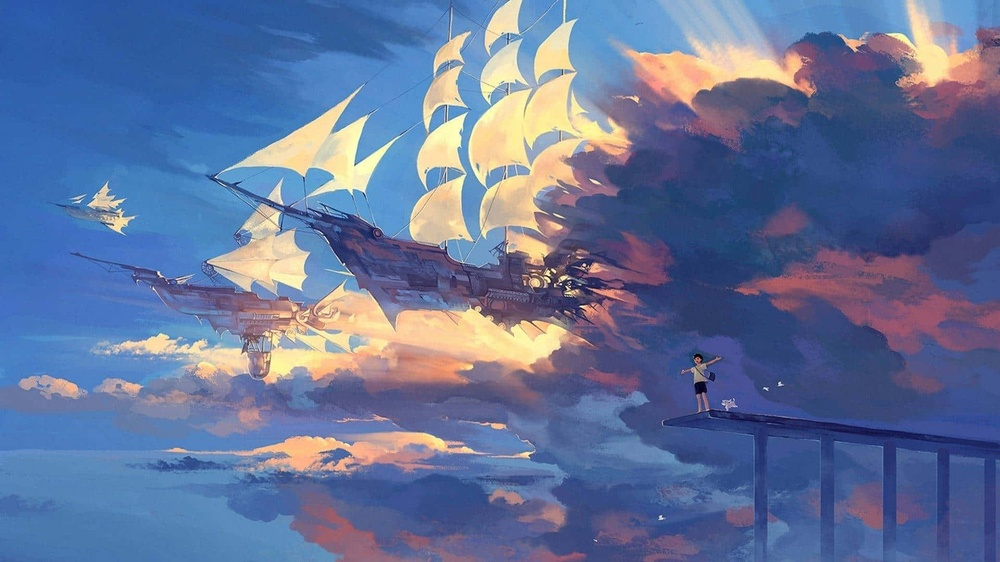
#> input picture images/IMG_20130818_081052.jpg, 1000 x 562 px, shrunk from 1920 x 1080 before the run
$ jupyter execute lab5.ipynb
#> lines starting #> are read from the running program, lines starting #| are printed output that depends on the picture
[cell 1]
import cv2
import numpy as np
import matplotlib.pyplot as plt

# Загрузка изображения
image_path = '../images/IMG_20130818_081052.jpg'
image = cv2.imread(image_path)
#> image is the input picture: shape (562, 1000, 3); mean B, G, R 154.1, 114.9, 99

# Проверка успешности загрузки
if image is None:
    raise FileNotFoundError(f"Изображение по пути {image_path} не найдено.")

# Конвертация изображения в цветовую модель RGB для корректного отображения
image_rgb = cv2.cvtColor(image, cv2.COLOR_BGR2RGB)

# Построение гистограммы для цветных каналов (Красный, Зеленый, Синий)
plt.figure(figsize=(10, 5))
color_channels = ('red', 'green', 'blue')
for i, color in enumerate(color_channels):
    histogram = cv2.calcHist([image], [i], None, [256], [0, 256])
    plt.plot(histogram, color=color, label=f'{color.capitalize()} канал')
    plt.xlim([0, 256])
plt.title('Гистограмма цветовых каналов')
plt.xlabel('Интенсивность')
plt.ylabel('Количество пикселей')
plt.legend()
plt.show()
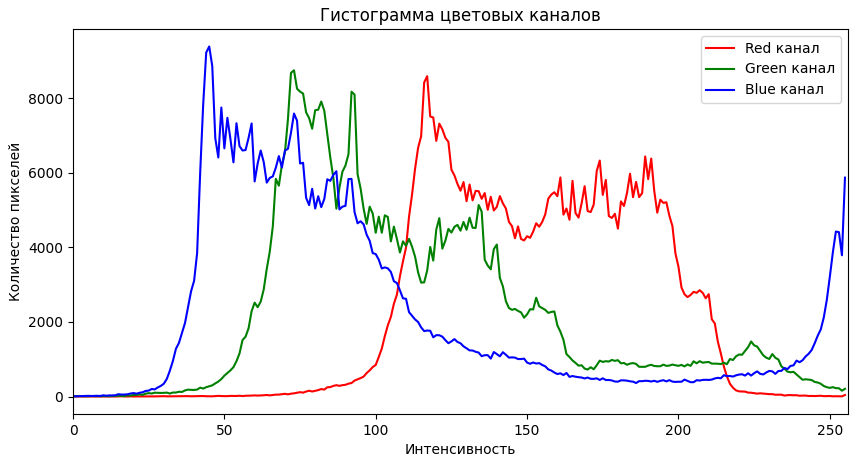
#> figure drawn by matplotlib, 1 panel; curve peaks at x = 117, y = 8592; curve peaks at x = 73, y = 8750; curve peaks at x = 45, y = 9389

# Конвертация изображения в оттенки серого
gray_image = cv2.cvtColor(image, cv2.COLOR_BGR2GRAY)
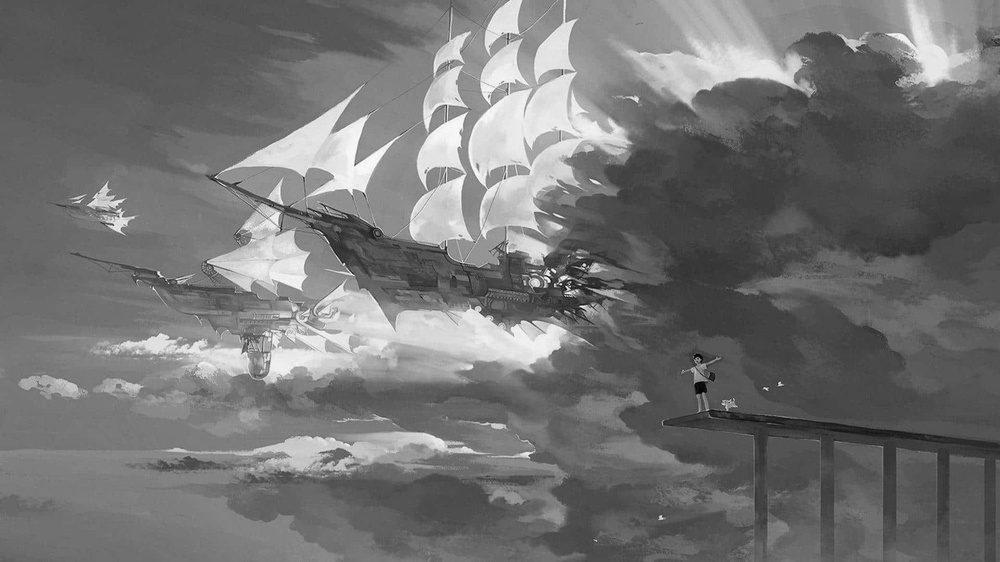
#> gray_image: shape (562, 1000); min 3, max 253, mean 114.6

# Построение гистограммы для оттенков серого
plt.figure(figsize=(10, 5))
histogram_gray = cv2.calcHist([gray_image], [0], None, [256], [0, 256])
#> histogram_gray = 256 values, max 11901 at index 87, min 0 at index 0, mean 2195.3
plt.plot(histogram_gray, color='gray')
plt.title('Гистограмма оттенков серого')
plt.xlabel('Интенсивность')
plt.ylabel('Количество пикселей')
plt.xlim([0, 256])
plt.show()
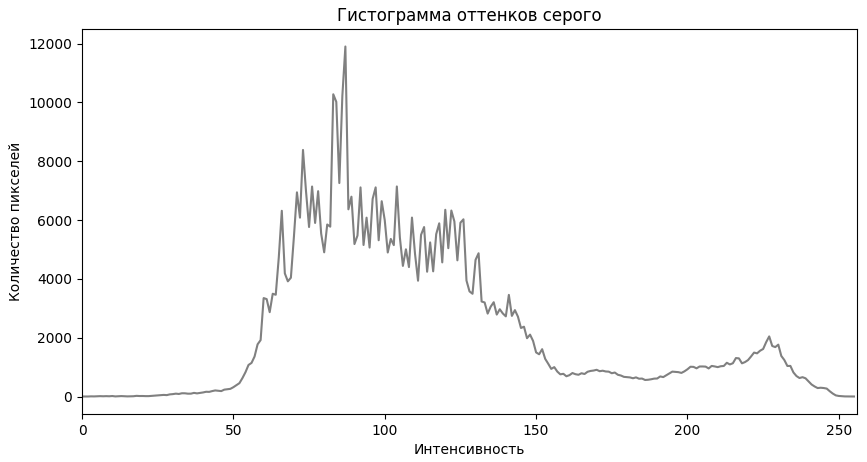
#> figure drawn by matplotlib, 1 panel; curve peaks at x = 87, y = 11901
